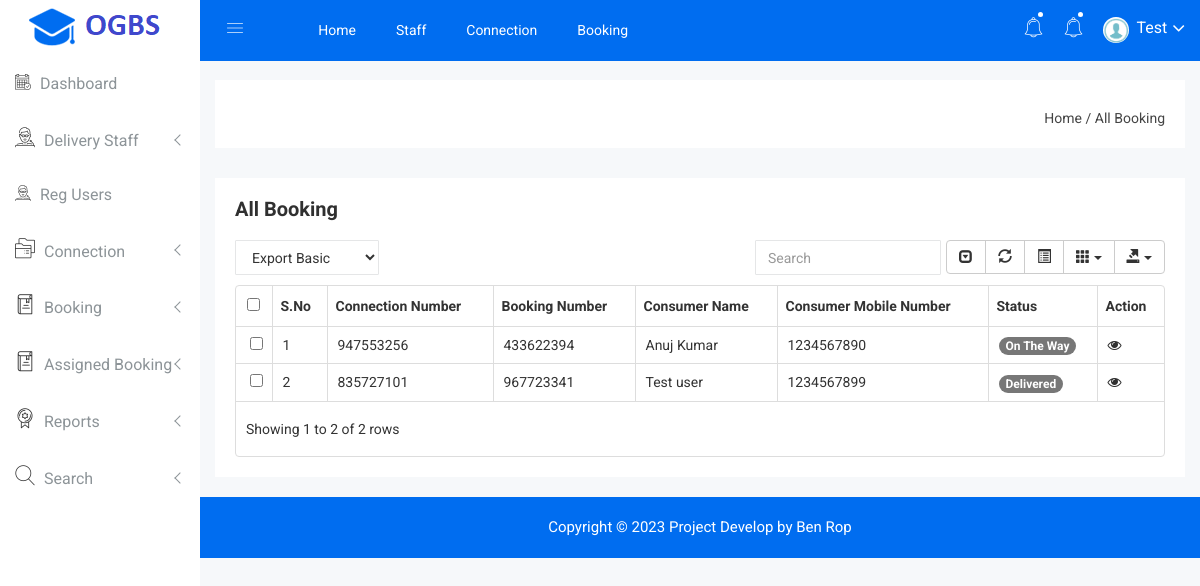
The page /ogbs/admin/all-booking.php (signed in) on the database its author committed.
### tables this page shows
CREATE TABLE `tblbooking` (
  `ID` int(10) NOT NULL,
  `UserID` int(5) NOT NULL,
  `ConnectionNumber` varchar(200) DEFAULT NULL,
  `BookingNumber` varchar(200) DEFAULT NULL,
  `RefillCylinder` varchar(120) DEFAULT NULL,
  `BookingDate` timestamp NULL DEFAULT current_timestamp(),
  `Remark` varchar(50) DEFAULT NULL,
  `Status` varchar(50) DEFAULT NULL,
  `RefflingCost` int(10) NOT NULL,
  `DeliveryBoy` varchar(200) NOT NULL,
  `UpdationDate` timestamp NULL DEFAULT NULL ON UPDATE current_timestamp()
);

CREATE TABLE `tblconnection` (
  `ID` int(10) NOT NULL,
  `UserID` int(10) DEFAULT NULL,
  `ConnectionNumber` varchar(50) DEFAULT NULL,
  `Name` varchar(200) DEFAULT NULL,
  `Email` varchar(200) DEFAULT NULL,
  `MobileNumber` bigint(10) DEFAULT NULL,
  `Gender` varchar(50) DEFAULT NULL,
  `DOB` varchar(120) DEFAULT NULL,
  `Nationality` varchar(100) DEFAULT NULL,
  `MaritalStatus` varchar(120) DEFAULT NULL,
  `Address` mediumtext DEFAULT NULL,
  `SelectRelated` varchar(100) DEFAULT NULL,
  `FirstName` varchar(100) DEFAULT NULL,
  `LastName` varchar(100) DEFAULT NULL,
  `SORFAddress` mediumtext DEFAULT NULL,
  `Citytownvillage` varchar(200) DEFAULT NULL,
  `ZipCode` int(10) DEFAULT NULL,
  `Documents` varchar(200) DEFAULT NULL,
  `AppliedDate` timestamp NULL DEFAULT current_timestamp(),
  `Remark` varchar(200) DEFAULT NULL,
  `Status` varchar(120) DEFAULT NULL,
  `ConnectionCharge` int(10) NOT NULL,
  `UpdationDate` timestamp NULL DEFAULT NULL ON UPDATE current_timestamp()
);

### ogbs/admin/all-booking.php (the view, shortened to what this page needs)
<?php
include('includes/dbconnection.php');
if (strlen($_SESSION['ogbsaid']==0)) {
  header('location:logout.php');
  } else{
  ?>
<!doctype html>
<html class="no-js" lang="en">
<head>
    <link rel="stylesheet" href="css/bootstrap.min.css">
    <link rel="stylesheet" href="css/font-awesome.min.css">
    <link rel="stylesheet" href="css/owl.carousel.css">
    <link rel="stylesheet" href="css/owl.theme.css">
    <link rel="stylesheet" href="css/owl.transitions.css">
    <link rel="stylesheet" href="css/animate.css">
    <link rel="stylesheet" href="css/normalize.css">
    <link rel="stylesheet" href="css/meanmenu.min.css">
    <link rel="stylesheet" href="css/main.css">
    <link rel="stylesheet" href="css/educate-custon-icon.css">
    <link rel="stylesheet" href="css/morrisjs/morris.css">
    <link rel="stylesheet" href="css/scrollbar/jquery.mCustomScrollbar.min.css">
    <link rel="stylesheet" href="css/metisMenu/metisMenu.min.css">
    <link rel="stylesheet" href="css/metisMenu/metisMenu-vertical.css">
    <link rel="stylesheet" href="css/calendar/fullcalendar.min.css">
    <link rel="stylesheet" href="css/calendar/fullcalendar.print.min.css">
    <link rel="stylesheet" href="css/editor/select2.css">
    <link rel="stylesheet" href="css/editor/datetimepicker.css">
    <link rel="stylesheet" href="css/editor/bootstrap-editable.css">
    <link rel="stylesheet" href="css/editor/x-editor-style.css">
    <link rel="stylesheet" href="css/data-table/bootstrap-table.css">
    <link rel="stylesheet" href="css/data-table/bootstrap-editable.css">
    <link rel="stylesheet" href="style.css">
    <link rel="stylesheet" href="css/responsive.css">
</head>
<body>
    <?php include_once('includes/sidebar.php');?>
   <?php include_once('includes/header.php');?>
            <div class="breadcome-area">
                <div class="container-fluid">
                    <div class="row">
                        <div class="col-lg-12 col-md-12 col-sm-12 col-xs-12">
                            <div class="breadcome-list single-page-breadcome">
                                <div class="row">
                                    <div class="col-lg-12 col-md-6 col-sm-6 col-xs-12">
                                        <ul class="breadcome-menu">
                                            <li><a href="dashboard.php">Home</a> <span class="bread-slash">/</span>
                                            </li>
                                            <li><span class="bread-blod">All Booking</span>
                                            </li>
                                        </ul>
                                    </div>
                                </div>
                            </div>
                        </div>
                    </div>
                </div>
            </div>
        </div>
        <div class="data-table-area mg-b-15">
            <div class="container-fluid">
                <div class="row">
                    <div class="col-lg-12 col-md-12 col-sm-12 col-xs-12">
                        <div class="sparkline13-list">
                            <div class="sparkline13-hd">
                                <div class="main-sparkline13-hd">
                                    <h1>All  <span class="table-project-n">Booking</span></h1>
                                </div>
                            </div>
                            <div class="sparkline13-graph">
                                <div class="datatable-dashv1-list custom-datatable-overright">
                                    <div id="toolbar">
                                        <select class="form-control dt-tb">
											<option value="">Export Basic</option>
										</select>
                                    </div>
                                    <table id="table" data-toggle="table" data-pagination="true" data-search="true" data-show-columns="true" data-show-pagination-switch="true" data-show-refresh="true" data-key-events="true" data-show-toggle="true" data-resizable="true" data-cookie="true"
                                        data-cookie-id-table="saveId" data-show-export="true" data-click-to-select="true" data-toolbar="#toolbar">
                                        <thead>
                                            <tr>
                                                <th>S.No</th>
                                                <th>Connection Number</th>
                                                <th>Booking Number</th>
                                                <th>Consumer Name</th>
                                                <th>Consumer Mobile Number</th>
                                                 <th>Status</th>
                                                <th>Action</th>
                                            </tr>
                                        </thead>
                                        <tbody>
                                              <?php
$sql="SELECT tblconnection.Name,tblconnection.MobileNumber,tblbooking.ConnectionNumber,tblbooking.BookingNumber,tblbooking.ID as id,tblbooking.Status from tblbooking join tblconnection on tblbooking.ConnectionNumber=tblconnection.ConnectionNumber";
$query = $dbh -> prepare($sql);
$query->execute();
$results=$query->fetchAll(PDO::FETCH_OBJ);
$cnt=1;
if($query->rowCount() > 0)
{
foreach($results as $row)
{               ?>
                                            <tr>
                                                <td><?php echo htmlentities($cnt);?></td>
                                                <td><?php  echo htmlentities($row->ConnectionNumber);?></td>
                                                <td><?php  echo htmlentities($row->BookingNumber);?></td>
                                                <td><?php  echo htmlentities($row->Name);?></td>
                                                <td><?php  echo htmlentities($row->MobileNumber);?></td>
                                                 <?php if($row->Status==""){ ?>
                     <td class="font-w600"><?php echo "Not Updated Yet"; ?></td>
<?php } else { ?>
                                        <td class="d-none d-sm-table-cell">
                                            <span class="badge badge-primary"><?php  echo htmlentities($row->Status);?></span>
                                        </td>
<?php } ?>
                                                <td><a href="view-booking-detail.php?viewid=<?php echo htmlentities ($row->id);?>&&bookid=<?php echo htmlentities ($row->BookingNumber);?>"><i class="fa fa-eye" aria-hidden="true"></i></a></td>
                                            </tr>
                                          <?php $cnt=$cnt+1;}} ?>
                                        </tbody>
                                    </table>
                                </div>
                            </div>
                        </div>
                    </div>
                </div>
            </div>
        </div>
       <?php include_once('includes/footer.php');?>
    </div>
</body>
</html><?php }  ?>

### ogbs/admin/includes/header.php (shortened to what this page needs)
   <div class="all-content-wrapper">
        <div class="container-fluid">
            <div class="row">
                <div class="col-lg-12 col-md-12 col-sm-12 col-xs-12">
                    <div class="logo-pro">
                        <a href="dashboard.php"><img class="main-logo" src="img/logo/logo.png" alt="" /></a>
                    </div>
                </div>
            </div>
        </div>
        <div class="header-advance-area">
            <div class="header-top-area">
                <div class="container-fluid">
                    <div class="row">
                        <div class="col-lg-12 col-md-12 col-sm-12 col-xs-12">
                            <div class="header-top-wraper">
                                <div class="row">
                                    <div class="col-lg-1 col-md-0 col-sm-1 col-xs-12">
                                        <div class="menu-switcher-pro">
                                            <button type="button" id="sidebarCollapse" class="btn bar-button-pro header-drl-controller-btn btn-info navbar-btn">
                                                    <i class="educate-icon educate-nav"></i>
                                                </button>
                                        </div>
                                    </div>
                                    <div class="col-lg-6 col-md-7 col-sm-6 col-xs-12">
                                        <div class="header-top-menu tabl-d-n">
                                            <ul class="nav navbar-nav mai-top-nav">
                                                <li class="nav-item"><a href="dashboard.php" class="nav-link">Home</a>
                                                </li>
                                                <li class="nav-item"><a href="manage-staff.php" class="nav-link">Staff</a>
                                                </li>
                                                <li class="nav-item"><a href="all-connection.php" class="nav-link">Connection</a>
                                                </li>
                                                <li class="nav-item"><a href="all-booking.php" class="nav-link">Booking</a>
                                                </li>
                                            </ul>
                                        </div>
                                    </div>
                                    <div class="col-lg-5 col-md-5 col-sm-12 col-xs-12">
                                        <div class="header-right-info">
                                            <ul class="nav navbar-nav mai-top-nav header-right-menu">
                                                <li class="nav-item"><a href="new-connection.php" data-toggle="dropdown" role="button" aria-expanded="false" class="nav-link dropdown-toggle"><i class="educate-icon educate-bell" aria-hidden="true"></i><span class="indicator-nt"></span></a>
                                                </li>
                                                <li class="nav-item"><a href="new-booking.php" data-toggle="dropdown" role="button" aria-expanded="false" class="nav-link dropdown-toggle"><i class="educate-icon educate-bell" aria-hidden="true"></i><span class="indicator-nt"></span></a>
                                                </li>
                                                <?php
$aid=$_SESSION['ogbsaid'];
$sql="SELECT AdminName from  tbladmin where ID=:aid";
$query = $dbh -> prepare($sql);
$query->bindParam(':aid',$aid,PDO::PARAM_STR);
$query->execute();
$results=$query->fetchAll(PDO::FETCH_OBJ);
$cnt=1;
if($query->rowCount() > 0)
{
foreach($results as $row)
{               ?>
                                                <li class="nav-item">
                                                    <a href="#" data-toggle="dropdown" role="button" aria-expanded="false" class="nav-link dropdown-toggle">
                                                            <img src="img/product/images.png" alt="" />
                                                            <span class="admin-name"><?php  echo $row->AdminName;?></span>
                                                            <i class="fa fa-angle-down edu-icon edu-down-arrow"></i><?php $cnt=$cnt+1;}} ?>
                                                        </a>
                                                </li>
 </ul>
                                        </div>
                                    </div>
                                </div>
                            </div>
                        </div>
                    </div>
                </div>
            </div>

### ogbs/admin/css/main.css (style rules this page uses)
html { color: #222; font-size: 1em; line-height: 1.4; }
audio, canvas, iframe, img, svg, video { vertical-align: middle; }

### rows shown on the page
tblbooking: ConnectionNumber "947553256", BookingNumber "433622394", tblconnection.Name "Anuj Kumar", tblconnection.MobileNumber "1234567890", Status "On The Way"
tblbooking: ConnectionNumber "835727101", BookingNumber "967723341", tblconnection.Name "Test user", tblconnection.MobileNumber "1234567899", Status "Delivered"

### other values the page prints
$row->AdminName "Test"
